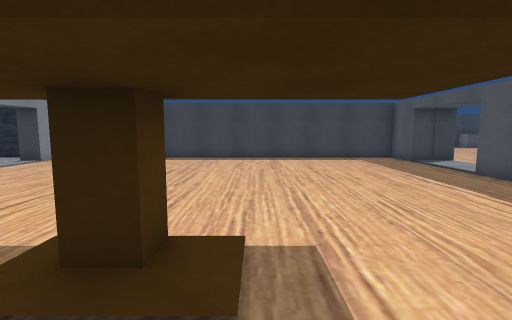
View 1 (above)

15 first-person views from a walk through a scene from a Unity 3-D project. The camera is 1.5 m above the floor, tilts 6° down and sees 85° across. The floor is counted in squares, 1 m on a side. Each view is taken from the middle of a square. On the plan, view 1 faces up. The plan holds only what a view shows up to about 14 squares ahead; the rest is blank. The place goes on beyond the plan. Some surface patterns are stand-ins.

View 2
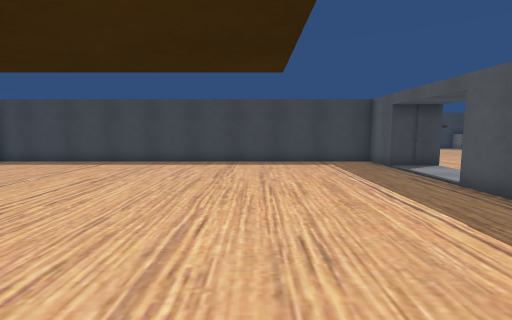

View 3
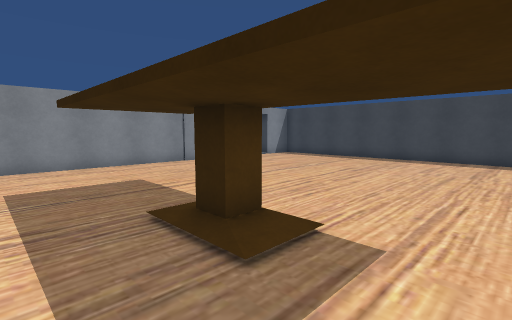

View 4
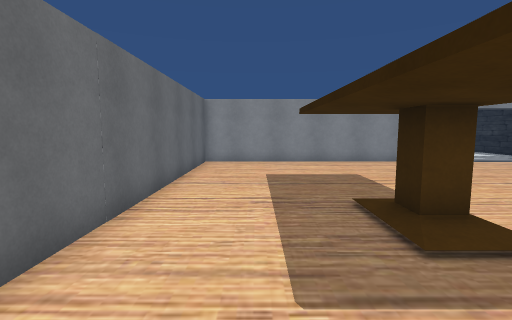

View 5
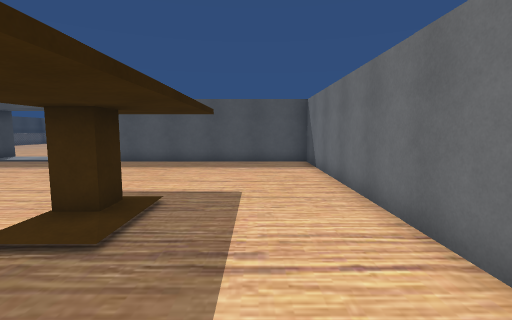

View 6
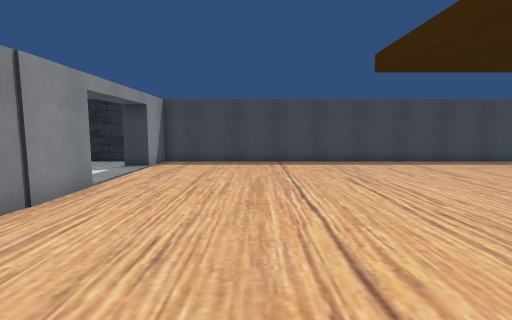

View 7
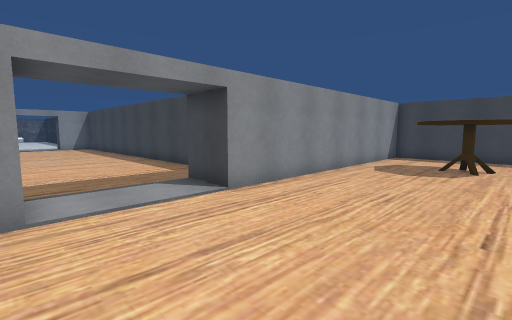

View 8
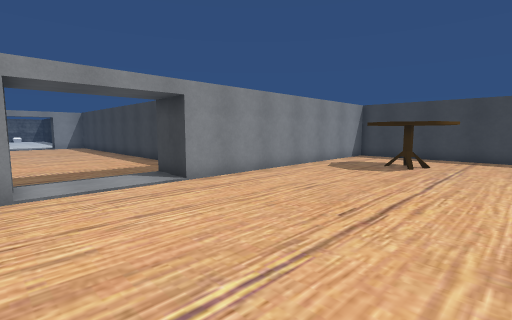

View 9
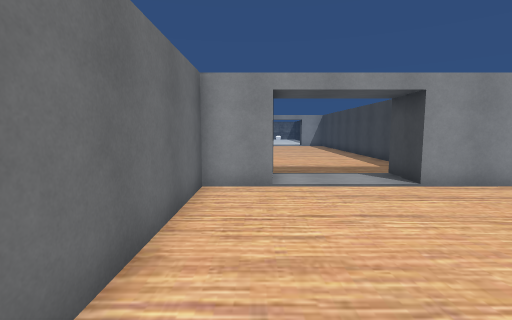

View 10
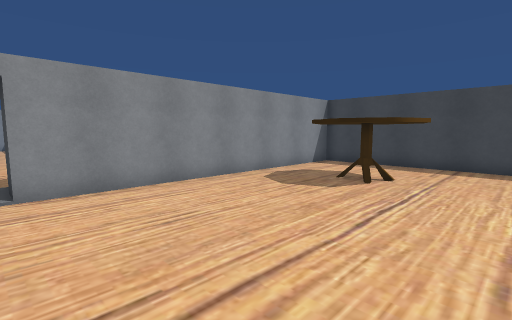

View 11
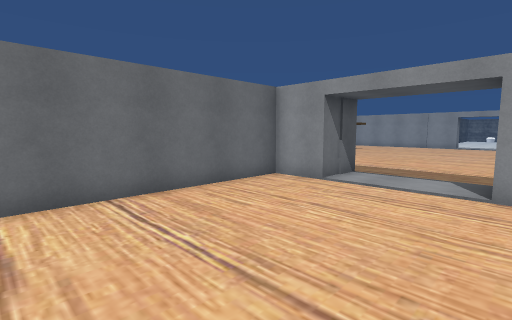

View 12
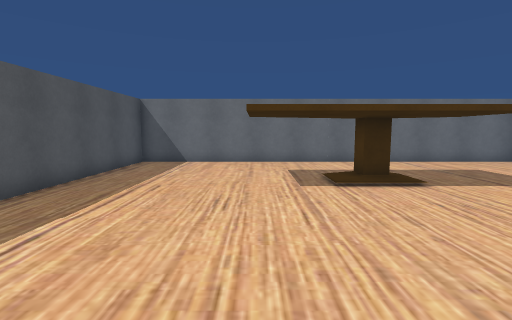

View 13
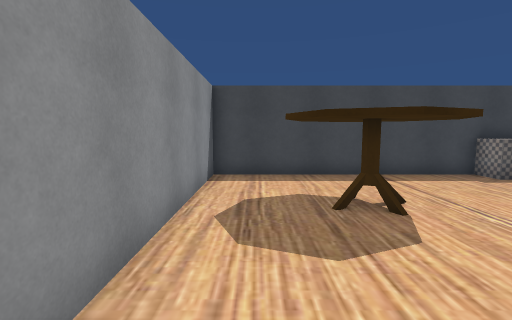

View 14
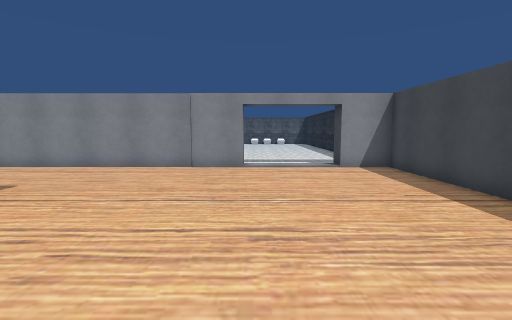

View 15
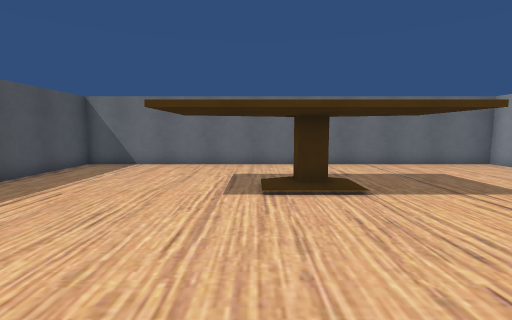

### Floor plan
Points are (right, up) in squares from view 1. A wall is a line through its corners. A room is listed if a view was taken in it or the views show most of it. See-through windows are left out.
Room 1 (views 1, 2, 3, 4, 5, 6, 7, 8, 9, 10, 11, 12, 13, 14, 15)
walls: (-1, 3.2) (-1, 2.4) (-1.8, 2.4) (-1.8, 3.2) (-1, 3.2); (-10.5, 9.5) (-10.5, -2.5) (7.5, -2.5) (7.5, 9.5) (9.6, 9.5) (9.6, 7.5) (16.9, 7.5); (17.5, 25.5) (9.6, 25.5) (9.6, 13.5) (7.5, 13.5) (7.5, 15.5) (-10.5, 15.5) (-10.5, 13.5) (-11.5, 13.5)
low walls: (13.5, 21) (13.3, 21.4) (12.7, 21.3)

Where each view was taken, in squares from view 1:
view 1: 0 up, 0 right, facing up
view 2: 2 up, 2 right, facing up
view 3: 0 up, 2 right, facing up-left
view 4: 0 up, 3 right, facing left
view 5: 0 up, 6 left, facing right
view 6: 2 up, 6 left, facing up
view 7: 9 up, 15 right, facing up-left
view 8: 9 up, 17 right, facing up-left
view 9: 9 up, 17 right, facing left
view 10: 13 up, 17 right, facing up-left
view 11: 14 up, 17 right, facing down-left
view 12: 11 up, 2 right, facing down
view 13: 16 up, 11 right, facing up
view 14: 10 up, 1 right, facing left
view 15: 10 up, 0 right, facing down
